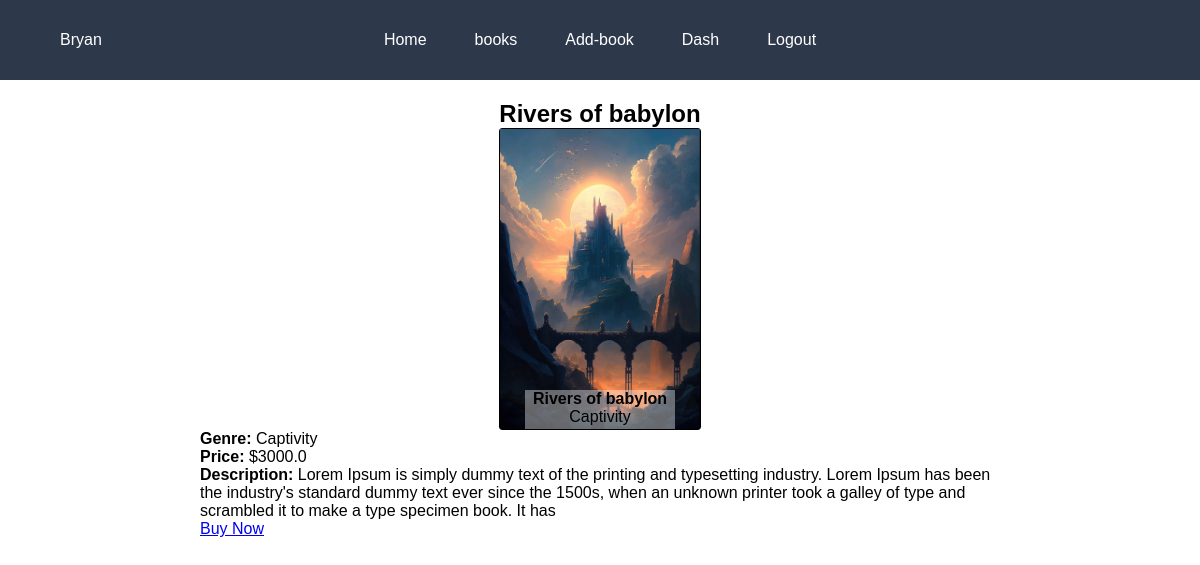
Page /book/1 (signed in) on the committed database.
### models.py (models this page shows)
class Book(db.Model):
    __tablename__ = 'book'
    id = db.Column(db.Integer, primary_key=True)
    name = db.Column(db.String(100), nullable=False)
    genre = db.Column(db.String(50), nullable=False)
    filename = db.Column(db.String(100), nullable=False)
    filepath = db.Column(db.String(200), nullable=False)
    description = db.Column(db.Text, nullable=False)
    price = db.Column(db.Float, nullable=False)
    user_id = db.Column(db.Integer, db.ForeignKey('user.id'), nullable=False)

### routes.py (the view)
    @app.route('/book/<int:book_id>')
    def book_detail(book_id):
            book = Book.query.get_or_404(book_id)
            if 'user_id' in session:
                user_id = session['user_id']
            else:
                 user_id = None
            return render_template('book_detail.html', book=book, user_id = user_id )

### templates/book_detail.html (shortened to what this page needs)
{%extends 'base.html'%}
{%block content%}
<div class="detail">
        <h2>{{ book.name }}</h2>
        <div  class="book">
            <img src= "{{ url_for('uploaded_file', filename=book.filename) }}" alt="cover img">
            <div class="book-text">
                <h4>{{ book.name }}</h4>
                <p class="genre">{{book.genre}}</p>
            </div>
        </div>
        <div class="description">
            <p><strong>Genre:</strong> {{ book.genre }}</p>
            <p><strong>Price:</strong> ${{ book.price }}</p>
            <p><strong>Description:</strong> {{ book.description }}</p>
        </div>
        <div class="links">
            {% if user_id%}
            <a href="{{ url_for('buy_form', id=book.id) }}">Buy Now</a>
            {%else%}
            <a href="{{ url_for('login') }}">Login to get book</a>
            {%endif%}
        </div>
</div>
{%endblock%}

### static/styles/styles.css (style rules this page uses)
* { margin: 0; box-sizing: 0; padding: 0; font-family: sans-serif; }
.book { position: relative; width: 200px; border-radius: 3px; border: 1px solid black; }
.book img { width: 200px; height: 100%; object-fit: cover; }
.book-text { position: absolute; bottom: 0; left: 50%; margin-left: -75px; width: 150px; padding-bottom: 3px; color: black; background-color: rgba(255, 255, 255, 0.386); cursor: pointer; text-decoration: none; }
.book h4, .book .genre { text-align: center; }
.detail { padding: 20px 200px; display: flex; flex-direction: column; justify-content: center; }
.detail p { text-align: left; }
.detail .book { margin: 0px auto; }
.detail h2 { text-align: center; }

### rows in the picture
Book: name "Rivers of babylon", filename (picture), genre "Captivity", price "3000.0", description "Lorem Ipsum is simply dummy text of the printing and typesetting industry. Lorem Ipsum has been the industry's standard dummy text ever since the 1500s, when an unknown printer took a galley of type and scrambled it to make a type specimen book. It has"

### other values in the picture
{{ session['user_name'] }} "Bryan"
